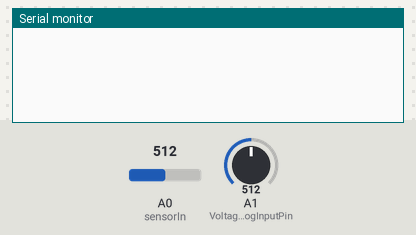
Recording of a sketch running on a simulated Arduino Uno, built with avr-gcc and run on an emulated ATmega328P. Shown: the last lines printed to the serial monitor. The inputs (shaded band) are chosen by the test bench; at power-on: A0 (sensorIn) = 512, A1 (VoltageAnalogInputPin) = 512. No radio packets arrive unless stated.

Above: at 1.2 s.
1.3 s: A0 (sensorIn) set to 716
At 2.7 s:
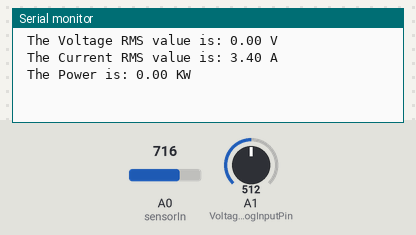
3.7 s: A1 (VoltageAnalogInputPin) set to 716
5.2 s: A0 (sensorIn) set to 900
At 6.4 s:
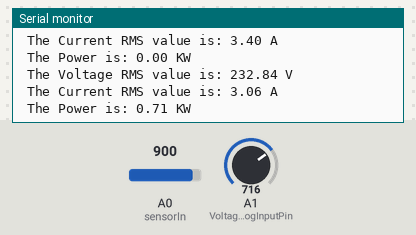
6.7 s: A1 (VoltageAnalogInputPin) set to 900
At 8.95 s:
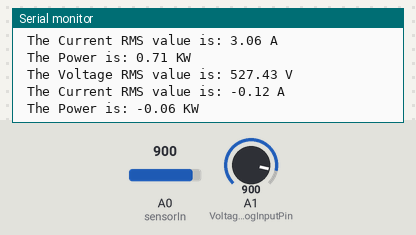

The sketch:

Transmitter_for_Current_Voltage_Final_.ino
```cpp
#include <SPI.h>
#include <nRF24L01.h>
#include <RF24.h>
#include <Wire.h>
#include <RF24Network.h>

/*struct MyData {
  float V;
  float C;
  float P;
  float h;
  float t;
  float irr;
};*/
//MyData data;
//const uint64_t pipeOut = 0xE8E8F0F0E1LL;
const uint16_t this_node = 02; // Address of this node in Octal format
const uint16_t node00 = 00;
float data[6];
/* 0- General */
RF24 radio(9, 10);
RF24Network network(radio);
        int decimalPrecision = 2;
        int VoltageAnalogInputPin = A1;
        float voltageSampleRead  = 0;
        float voltageLastSample  = 0;
        float voltageSampleSum   = 0;
        float voltageSampleCount = 0;
        float voltageMean ;
        float RMSVoltageMean ;
        float adjustRMSVoltageMean;
        float FinalRMSVoltage;


        float voltageOffset1 =0.00 ;          // to Offset deviation and accuracy. Offset any fake current when no current operates.
                                                    // Offset will automatically callibrate when SELECT Button on the LCD Display Shield is pressed.
                                                    // If you do not have LCD Display Shield, look into serial monitor to add or minus the value manually and key in here.
                                                    // 26 means add 26 to all analog value measured.
        float voltageOffset2 = 0.00;          // too offset value due to calculation error from squared and square root


const int sensorIn = A0;
int mVperAmp = 100; // use 100 for 20A Module and 66 for 30A Module

double Voltage = 0;
double VRMS = 0;
double AmpsRMS = 0;

void setup() {

/* 0- General */

    Serial.begin(9600);                             /* In order to see value in serial monitor */
  Wire.begin();
  //radio.begin();
  //radio.setAutoAck(false);
  //radio.setDataRate(RF24_250KBPS);
  //radio.openWritingPipe(pipeOut);
  SPI.begin();
radio.begin();
network.begin(90, this_node); //(channel, node address)
radio.setDataRate(RF24_250KBPS);
}

void loop()

{


   /* 1- AC Voltage Measurement */
        if(micros() >= voltageLastSample + 1000 )                                                                      /* every 0.2 milli second taking 1 reading */
          {
            voltageSampleRead = (analogRead(VoltageAnalogInputPin)- 512)+ voltageOffset1;                             /* read the sample value including offset value*/
            voltageSampleSum = voltageSampleSum + sq(voltageSampleRead) ;                                             /* accumulate total analog values for each sample readings*/

            voltageSampleCount = voltageSampleCount + 1;                                                              /* to move on to the next following count */
            voltageLastSample = micros() ;                                                                            /* to reset the time again so that next cycle can start again*/
          }

        if(voltageSampleCount == 1000)                                                                                /* after 4000 count or 800 milli seconds (0.8 second), do the calculation and display value*/
          {
            voltageMean = voltageSampleSum/voltageSampleCount;                                                        /* calculate average value of all sample readings taken*/
            RMSVoltageMean = (sqrt(voltageMean))*1.5;                                                                 // The value X 1.5 means the ratio towards the module amplification.
            adjustRMSVoltageMean = RMSVoltageMean + voltageOffset2;                                                   /* square root of the average value including offset value */                                                                                                                                                       /* square root of the average value*/
            FinalRMSVoltage = RMSVoltageMean + voltageOffset2;                                                        /* this is the final RMS voltage*/
            if(FinalRMSVoltage <= 2.5)                                                                                /* to eliminate any possible ghost value*/
            {FinalRMSVoltage = 0;}

            voltageSampleSum =0;                                                                                      /* to reset accumulate sample values for the next cycle */
            voltageSampleCount=0;
             Voltage = getVPP();
 VRMS = (Voltage/2.0) *0.707;  //root 2 is 0.707
 AmpsRMS = ((VRMS * 1000)/mVperAmp)-0.12;
data[3] = FinalRMSVoltage;
data[4] = AmpsRMS;


 Serial.print(" The Voltage RMS value is: ");
 Serial.print(data[3],decimalPrecision);
 Serial.println(" V ");

 Serial.print(" The Current RMS value is: ");
 Serial.print(data[4]);
 Serial.println(" A ");

 float P = (FinalRMSVoltage * AmpsRMS)/1000;
 data[5] = P;
 Serial.print(" The Power is: ");
 Serial.print(data[5]);
 Serial.println(" KW ");
delay(1000);
          }
network.update();
RF24NetworkHeader header8(node00);
bool ok = network.write(header8, &data, sizeof(data));
}


float getVPP()
{
  float result;
  int readValue;             //value read from the sensor
  int maxValue = 0;          // store max value here
  int minValue = 1024;          // store min value here

   uint32_t start_time = millis();
   while((millis()-start_time) < 1000) //sample for 1 Sec
   {
       readValue = analogRead(sensorIn);
       // see if you have a new maxValue
       if (readValue > maxValue)
       {
           /*record the maximum sensor value*/
           maxValue = readValue;
       }
       if (readValue < minValue)
       {
           /*record the minimum sensor value*/
           minValue = readValue;
       }
   }

   // Subtract min from max
   result = ((maxValue - minValue) * 5)/1024.0;

   return result;
 }
```

Measured:
- after the input at 1.3 s, the serial monitor: prints a new line after 0.91 s (image 1)
- after the input at 5.2 s, the serial monitor: prints a new line after 0.22 s (image 2)
- after the input at 6.7 s, the serial monitor: prints a new line after 1.9 s (image 3)
